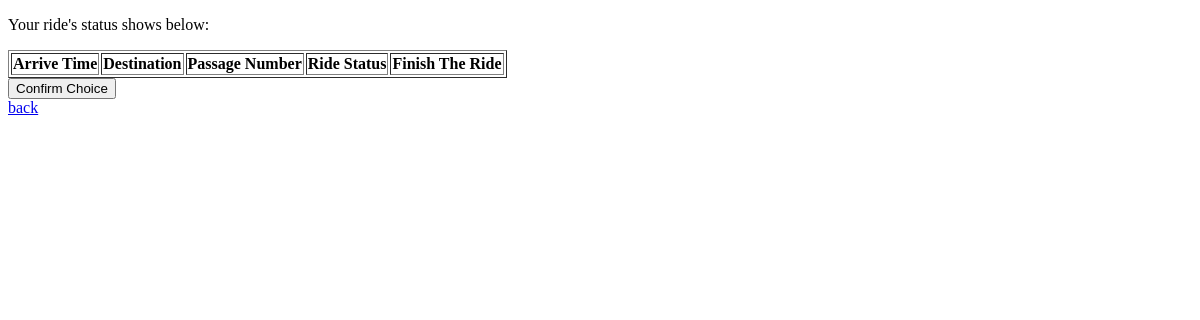
The page /driver/ridestatus/ (signed in) on the database as committed earlier.
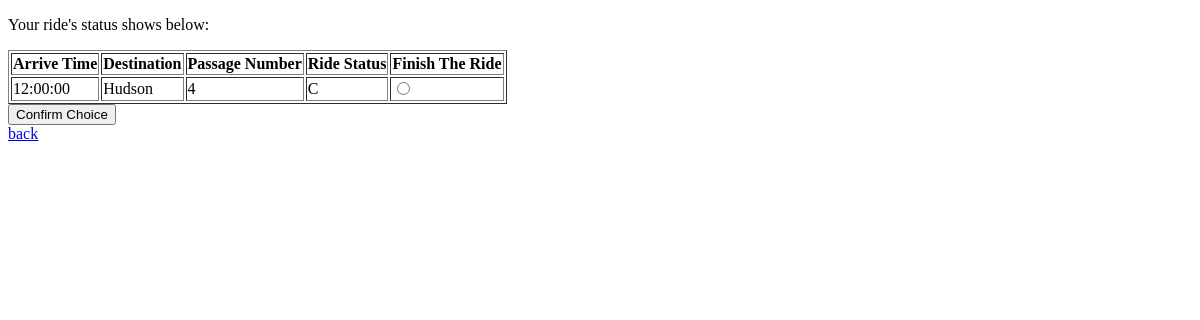
The same page on the database as committed later.
### ride_request/models.py (models this page shows, shortened)
class ride_request(models.Model):
    user = models.ManyToManyField(
        settings.AUTH_USER_MODEL)
    arriveTime = models.CharField(blank=False, max_length=256, help_text="Time form: xx:xx p.m/a.m")
    Destination = models.CharField(max_length = 256, blank = False)
    PassageNum = models.PositiveSmallIntegerField(blank = False,verbose_name="Passger Number")
    Vehicle_type = models.CharField(max_length = 256, blank = True, choices =VEHCILE_TYPE)
    Share = models.BooleanField(blank = False)
    Other_request = models.CharField(max_length = 256, blank =True)
    ride_status = models.CharField(max_length = 200, blank = True, default = 'O', choices = STATUS_TYPE)

### driver/views.py (the view, shortened to what this page needs)
# urls.py: path('ridestatus/', views.ride_view, name ='drivestatus')
def ride_view(request):
    owner = CustomUser.objects.get(username=request.user.username)
    list = owner.ride_request_set.filter(ride_status__contains = 'C')
    context = {
        'list': list
    }
    return render(request, 'driver/status_view.html', context=context)

### templates/driver/status_view.html (shortened to what this page needs)
<!DOCTYPE html>
<html lang="en">
<head>
</head>
<body>
{% if user.is_authenticated %}
    <p >Your ride's status shows below:</p>
    <form name = 'riderstatus' method="POST" action="{% url 'drivestatus' %}">
        <table border="1">
        <tr>
            <th>Arrive Time</th>
            <th>Destination</th>
            <th>Passage Number</th>
            <th>Ride Status</th>
            <th>Finish The Ride</th>
        </tr>
      {% for ride in list %}
       <tr>
           <td>{{ride.arriveTime}}</td>
           <td>{{ride.Destination}}</td>
           <td>{{ride.PassageNum}} </td>
           <td>{{ride.ride_status}}</td>
           <td><input type="radio", name="finish" value={{ride.id}} >
           </td>
       </tr>
            {% endfor %}
        </table>
        <button>Confirm Choice</button>
    </form>
<a href="{% url 'home' %}">back</a>
    {% else %}
      <p>You are not logged in</p>
      <a href="{% url 'login' %}">login</a> |
      <a href="{% url 'signup' %}">signup</a>
    {% endif %}
</body>
</html>

Rows that differ between the two databases and show on the page:
added ride_request: arriveTime "12:00:00", Destination "Hudson", PassageNum "4", ride_status "C"
